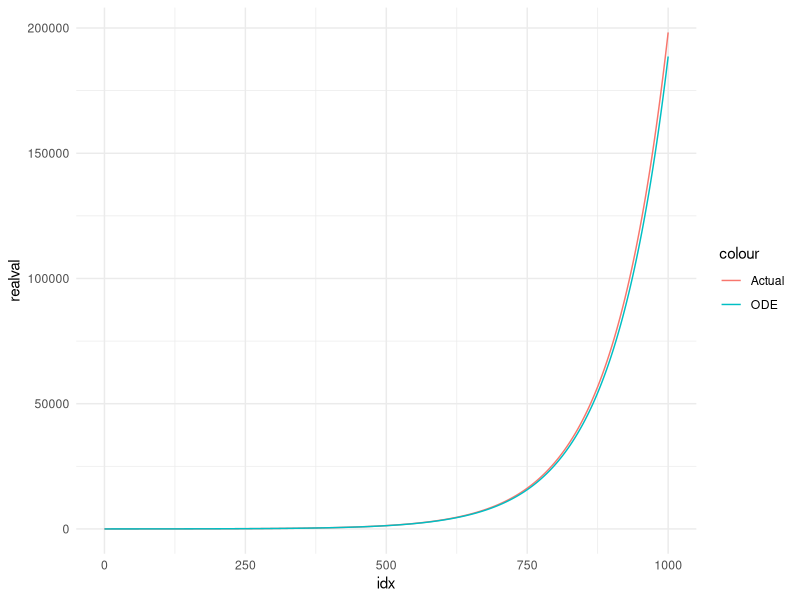

Write R code to recreate this figure.


library(readr)
ODEtest <- read_csv("ODEtest.csv")

library(ggplot2)
ggplot(data = ODEtest) + 
  geom_line(aes(x = idx, y= realval, col = "Actual")) + 
  geom_line(aes(x = idx, y= ODEval, col = "ODE")) + 
  theme_minimal()
